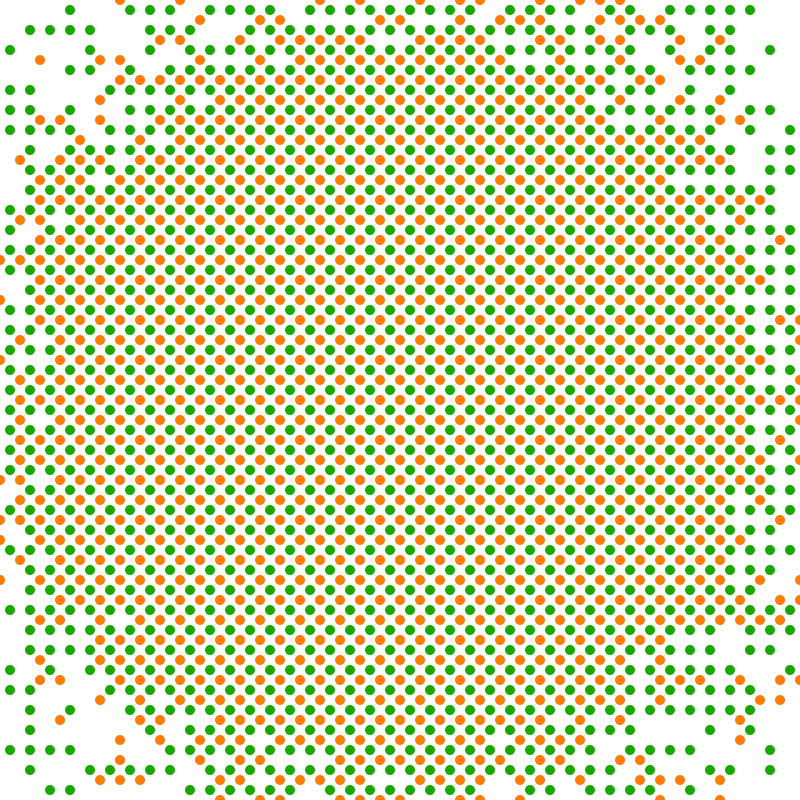
Frame 1 (no input)
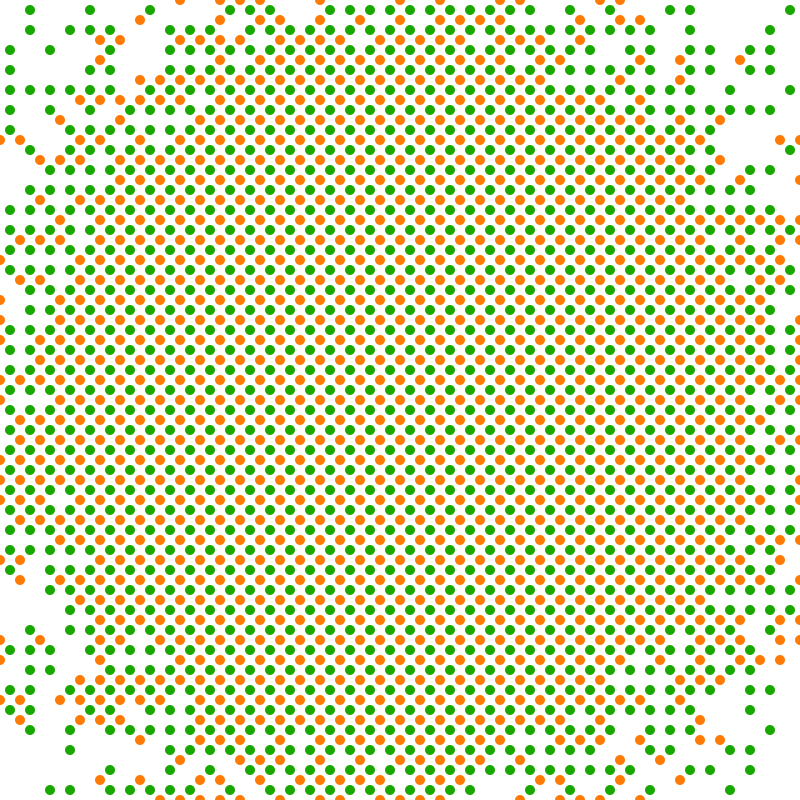
Frame 60 (the mouse pressed at the canvas centre just before this capture)
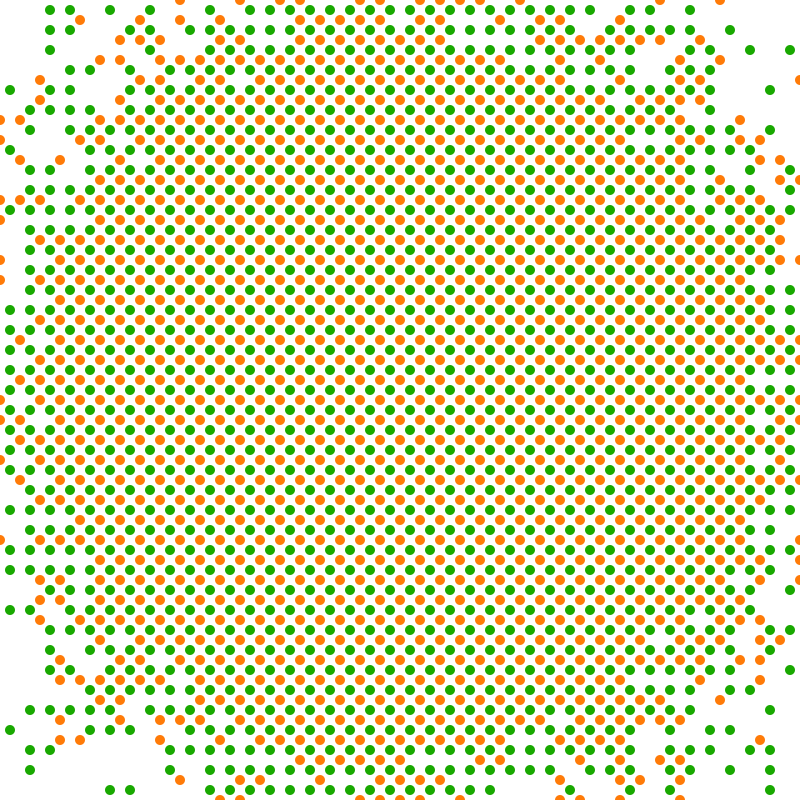
Frame 120 (the mouse held since frame 60 and released just before this capture)

The Processing sketch that drew these frames (run headless with seeded random() and noise(); from frame 60 on, the mouse is pressed at the canvas centre):

// Processing sketch: processing_7547
// ── processing_7547.pde

// based on Robert Irwin's "Untitled" (1963-1965)
// http://www.davidzwirner.com/exhibitions/217/work_4361.htm
//
// what this needs: a better kind of randomness:
// some automatic way of picking complementary colors?

int centerX = 400;
int centerY = 400;
int interval = 20;
int radius = 10;
int greenradius = 400;
int orangeradius = 350;
float distance;

float eccentricity = 1.5; // this value should be between 1 and 2
float sparceness = 0.25;   // this value should be between 0 and 1
color color1 = color(255,123,8); // this is orange;
color color2 = color(25,168,0); // this is green


void setup() {
  size(800,800);
  smooth();
  // noLoop(); 
}

void draw() {
//color1=color(255,0, 255);
//color2=color(0, 255,255);
  background(255);
  noStroke();
  circles(color1,orangeradius,0);
  circles(color2,greenradius,(interval/2));
}


void drawcircle(int xx, int yy) {
  ellipse(xx, yy, radius, radius);
}

void circles(color fillcolor, int myradius, int offset) {
  fill(fillcolor);
  for(int i = offset; i<(width+1); i+=interval) {
    for(int j = offset; j<(height+1); j+=interval) {
      distance = sqrt(pow(i-centerY,2)+pow(j-centerX,2));
      if(distance < myradius) {
        drawcircle(i, j); 
      } 
      else {
        if(distance < (myradius*random(1,eccentricity)) && (random(1) > sparceness)) {
          drawcircle(i, j);
        }
      }
    }
  }
}
